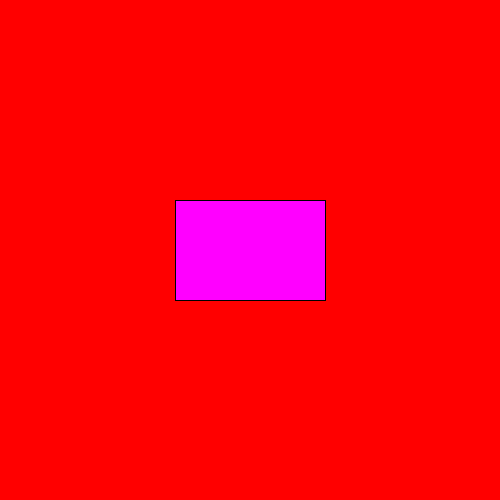
Frame 1 (no input)
Frame 60 (the mouse pressed at the canvas centre just before this capture): identical to frame 1, image omitted
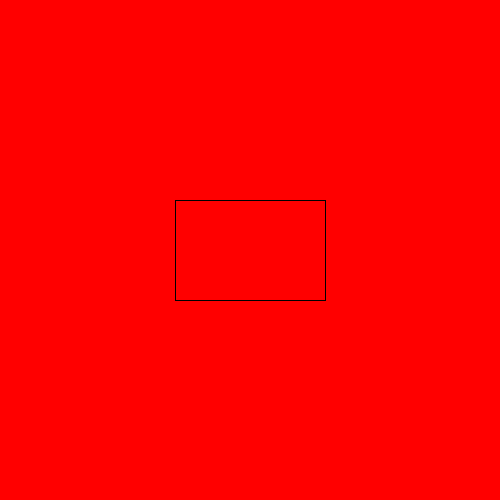
Frame 120 (the mouse held since frame 60 and released just before this capture)

The Processing sketch that drew these frames (run headless with seeded random() and noise(); from frame 60 on, the mouse is pressed at the canvas centre):

// Processing sketch: ifstatement
// ── ifstatement.pde
void setup()
{
  size(500, 500);
  
  halfW = width / 2;
  halfH = height / 2;
  
  bw = width * 0.3f;
  bh = height * 0.2f;
}

float halfW;
float halfH;

int mode = 0;

float bw, bh;

void keyPressed()
{
  if (key >= '0' && key <= '9')
  {
    mode = key - '0';
  }
}

void draw()
{
  println(mode);
  background(255, 0, 0);
  fill(255, 0, 255);
    
  float left = halfW - (bw * 0.5f);
  float top = halfH - (bh * 0.5f);
  
  if (mouseX > left && mouseX < left + bw && mouseY > top && mouseY < top + bh)
  {
    fill(255, 0, 0);
  
  }
  rect(left, top, bw, bh);
  
  
}
